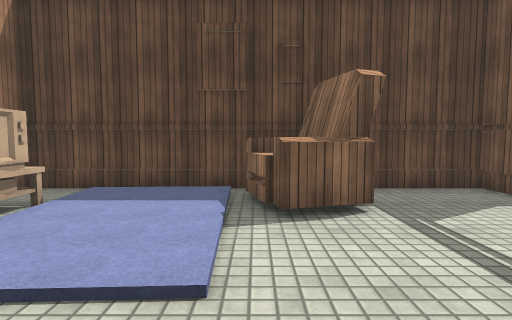
[1] (above)

16 first-person views from a walk through a 3-D level made in the Unity game engine. The camera is 1.2 m above the floor, tilts 4° down and sees 80° across. The floor is counted in squares, 1 m on a side. Each view is taken from the middle of a square. On the plan, view 1 faces up. The plan holds only what a view shows up to about 13 squares ahead; the rest is blank. Surface patterns are stand-ins for the level's own textures.

[2]
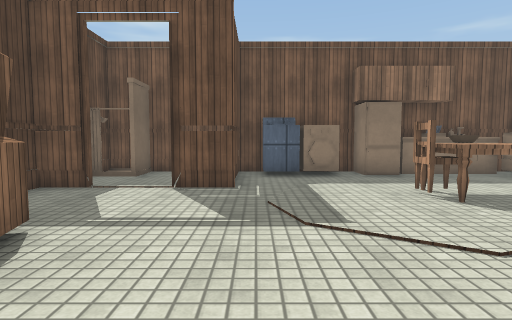

[3]
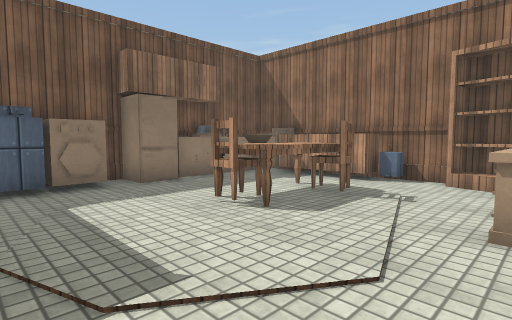

[4]
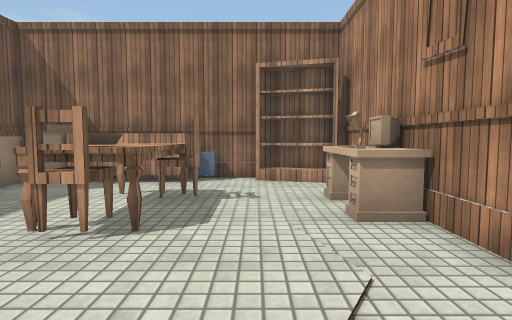

[5]
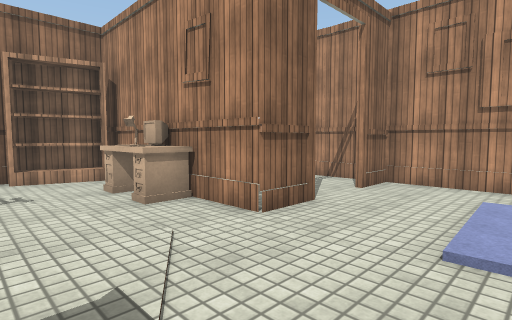

[6]
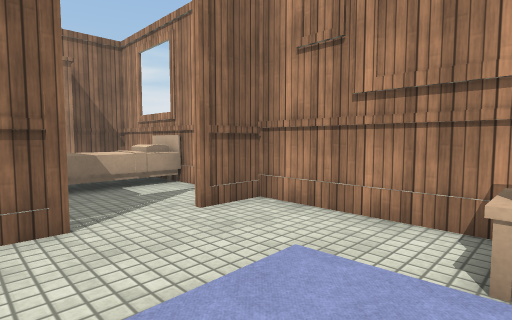

[7]
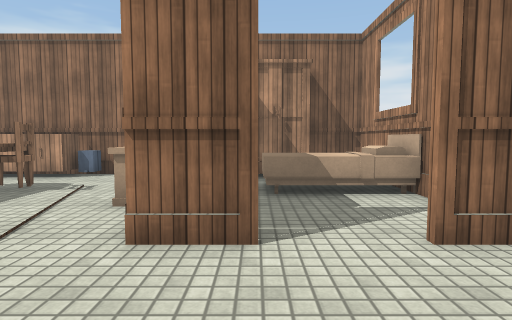

[8]
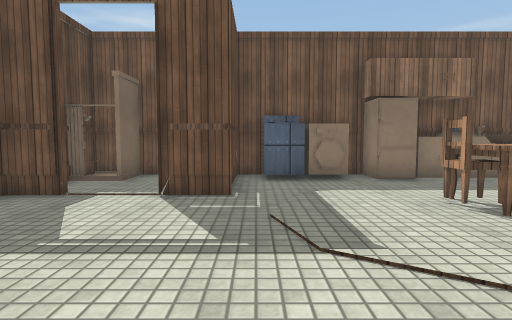

[9]
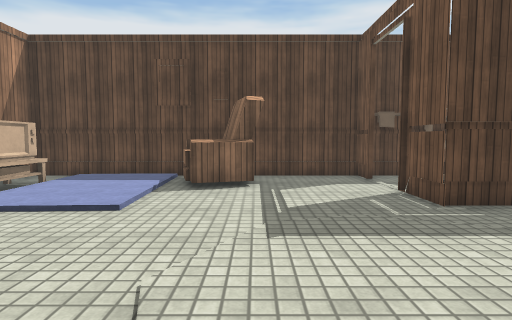

[10]
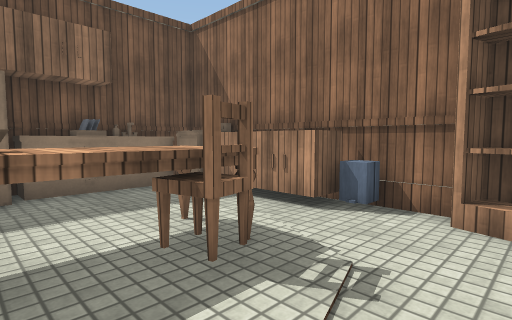

[11]
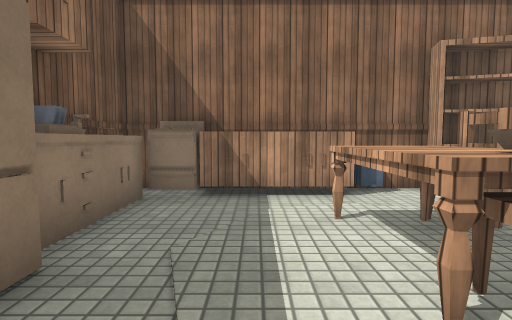

[12]
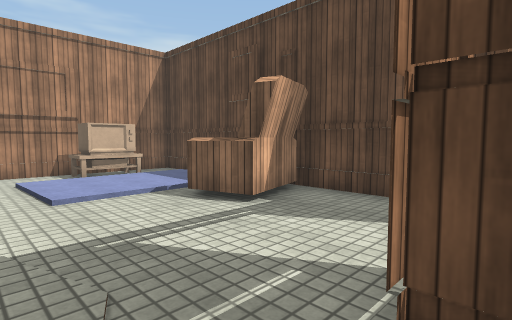

[13]
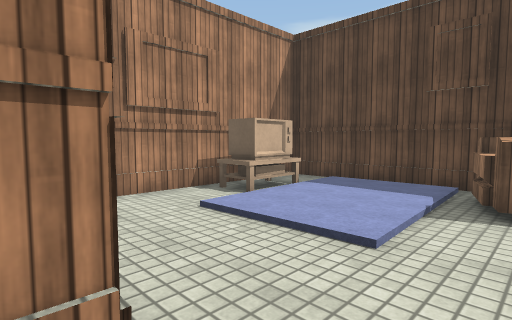

[14]
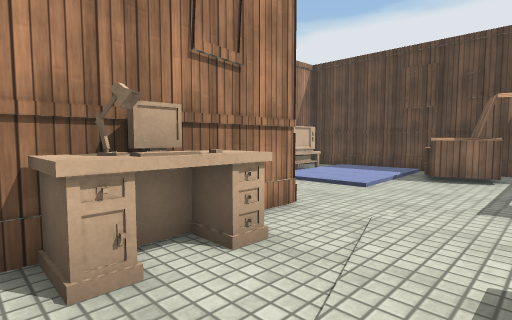

[15]
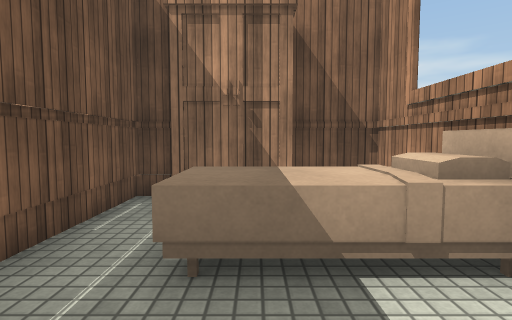

[16]
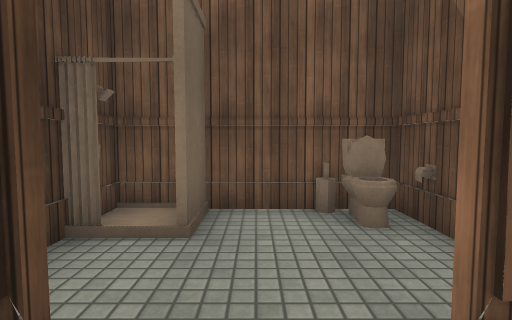

### Floor plan
Ten units are one square. View 1 is at (0, 0); x grows to the right and y downward. Boxes are objects, and circles mark ways between rooms. Rooms are numbered by the first view taken in them; rooms with no view inside come last. Other rooms are left out.
<svg viewBox="-60 -80 160 160">
<path fill="none" stroke="#000" d="M-21 4 -6 4 -6 75M68 -26 93 -26 54 -26 54 -41M54 -62 54 -74M92 -16 92 -35M18 74 92 74 92 54M-4 -74 -55 -74 -55 -58M92 35 92 10M-12 74 -1 74M55 -74 15 -74M-55 -46 -55 4 -40 4M-55 12 -55 74M-6 75 -6 46M92 -35 92 -74 55 -74"/>
<rect x="-55" y="-55" width="10" height="20" fill="#bbb"><title>other object</title></rect>
<rect x="-45" y="-55" width="10" height="20" fill="#bbb"><title>other object</title></rect>
<rect x="-5" y="55" width="30" height="20" fill="#bbb"><title>shelf</title></rect>
<rect x="-5" y="15" width="10" height="30" fill="#bbb"><title>other object</title></rect>
<rect x="-5" y="-75" width="30" height="30" fill="#bbb"><title>chair</title></rect>
<rect x="25" y="65" width="20" height="10" fill="#bbb"><title>bin</title></rect>
<rect x="25" y="35" width="10" height="10" fill="#bbb"><title>chair</title></rect>
<rect x="35" y="55" width="30" height="20" fill="#bbb"><title>cupboard</title></rect>
<rect x="35" y="15" width="20" height="30" fill="#bbb"><title>table</title></rect>
<rect x="35" y="15" width="10" height="10" fill="#bbb"><title>bowl</title></rect>
<rect x="35" y="5" width="10" height="10" fill="#bbb"><title>chair</title></rect>
<rect x="65" y="55" width="20" height="20" fill="#bbb"><title>oven</title></rect>
<rect x="75" y="35" width="20" height="20" fill="#bbb"><title>other object</title></rect>
<rect x="75" y="15" width="20" height="20" fill="#bbb"><title>other object</title></rect>
<rect x="75" y="-5" width="20" height="20" fill="#bbb"><title>dryer</title></rect>
<rect x="75" y="-25" width="20" height="20" fill="#bbb"><title>machine</title></rect>
<rect x="-55" y="35" width="40" height="20" fill="#bbb"><title>other object</title></rect>
<rect x="-35" y="55" width="20" height="10" fill="#bbb"><title>wardrobe</title></rect>
<rect x="75" y="-65" width="10" height="10" fill="#bbb"><title>other object</title></rect>
<circle cx="-10" cy="30" r="3" fill="#2a7"/>
<circle cx="-30" cy="0" r="3" fill="#2a7"/>
<circle cx="50" cy="-55" r="3" fill="#2a7"/>
<text x="20" y="0">1</text>
<text x="-30" y="30">2</text>
<text x="70" y="-50">3</text>
</svg>
Room 1 opens to room 2. Room 1 opens to room 3.

Where each view was taken, in squares from view 1:
view 1: 0 up, 0 right, facing up
view 2: 2 up, 2 left, facing right
view 3: 2 up, 0 right, facing down-right
view 4: 2 up, 2 right, facing down
view 5: 3 up, 3 right, facing down-left
view 6: 4 up, 1 left, facing down-left
view 7: 3 up, 2 left, facing down
view 8: 2 up, 1 left, facing right
view 9: 3 down, 2 right, facing up
view 10: 2 down, 1 right, facing down-right
view 11: 0 up, 6 right, facing down
view 12: 1 up, 6 right, facing up-left
view 13: 1 down, 1 right, facing up-left
view 14: 5 down, 3 right, facing up-left
view 15: 1 down, 3 left, facing down
view 16: 5 up, 4 right, facing right
